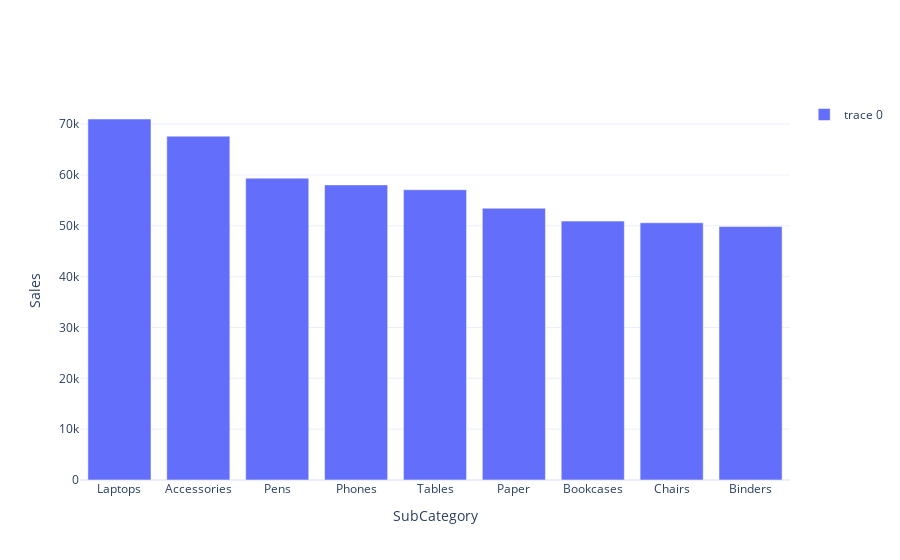

Write notebook code for a chart like this one.
### Code cell
# 📘 Manual Bar Chart using go.Bar

sales_df = df.groupby("SubCategory")["Sales"].sum().sort_values(ascending=False).reset_index()

fig1 = create_go_figure(title="Total Sales by SubCategory (go.Bar)")
trace = go.Bar(x=sales_df["SubCategory"], y=sales_df["Sales"])
add_trace_go(fig1, trace)
update_go_layout(fig1, xaxis_title="SubCategory", yaxis_title="Sales")
fig1.show()

### Figure 1 — Plotly figure (JSON) as saved in the notebook; plotly's stock layout.template omitted (floating-point values rounded to 4 significant figures)
{"data": [{"type": "bar", "x": ["Laptops", "Accessories", "Pens", "Phones", "Tables", "Paper", "Bookcases", "Chairs", "Binders"], "y": [71000.0, 67630.0, 59360.0, 58040.0, 57090.0, 53450.0, 50920.0, 50590.0, 49850.0]}], "layout": {"showlegend": true, "title": {}, "xaxis": {"title": {"text": "SubCategory"}}, "yaxis": {"title": {"text": "Sales"}}}}
